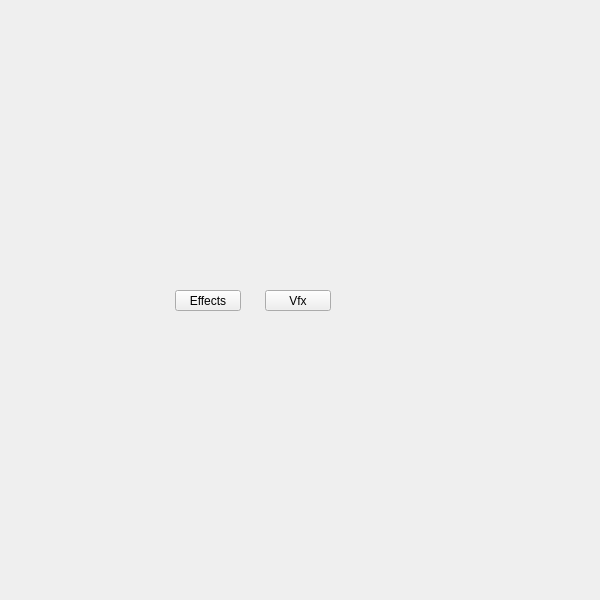
<?xml version="1.0" encoding="UTF-8"?>
<ui version="4.0">
 <class>QtUi</class>
 <widget class="QMainWindow" name="QtUi">
  <property name="enabled">
   <bool>true</bool>
  </property>
  <property name="geometry">
   <rect>
    <x>0</x>
    <y>0</y>
    <width>600</width>
    <height>600</height>
   </rect>
  </property>
  <property name="sizePolicy">
   <sizepolicy hsizetype="Ignored" vsizetype="Ignored">
    <horstretch>0</horstretch>
    <verstretch>0</verstretch>
   </sizepolicy>
  </property>
  <property name="minimumSize">
   <size>
    <width>0</width>
    <height>0</height>
   </size>
  </property>
  <property name="maximumSize">
   <size>
    <width>600</width>
    <height>600</height>
   </size>
  </property>
  <property name="cursor">
   <cursorShape>ArrowCursor</cursorShape>
  </property>
  <property name="whatsThis">
   <string>main</string>
  </property>
  <property name="toolButtonStyle">
   <enum>Qt::ToolButtonIconOnly</enum>
  </property>
  <property name="tabShape">
   <enum>QTabWidget::Triangular</enum>
  </property>
  <property name="dockNestingEnabled">
   <bool>true</bool>
  </property>
  <property name="dockOptions">
   <set>QMainWindow::AllowNestedDocks|QMainWindow::AllowTabbedDocks|QMainWindow::AnimatedDocks|QMainWindow::ForceTabbedDocks</set>
  </property>
  <widget class="QWidget" name="widget">
   <property name="sizePolicy">
    <sizepolicy hsizetype="Ignored" vsizetype="Ignored">
     <horstretch>0</horstretch>
     <verstretch>0</verstretch>
    </sizepolicy>
   </property>
   <widget class="QPushButton" name="i024">
    <property name="geometry">
     <rect>
      <x>265</x>
      <y>290</y>
      <width>66</width>
      <height>21</height>
     </rect>
    </property>
    <property name="minimumSize">
     <size>
      <width>0</width>
      <height>21</height>
     </size>
    </property>
    <property name="maximumSize">
     <size>
      <width>16777215</width>
      <height>21</height>
     </size>
    </property>
    <property name="whatsThis">
     <string>vfx</string>
    </property>
    <property name="text">
     <string>Vfx</string>
    </property>
   </widget>
   <widget class="QPushButton" name="i027">
    <property name="geometry">
     <rect>
      <x>175</x>
      <y>290</y>
      <width>66</width>
      <height>21</height>
     </rect>
    </property>
    <property name="minimumSize">
     <size>
      <width>0</width>
      <height>21</height>
     </size>
    </property>
    <property name="maximumSize">
     <size>
      <width>999</width>
      <height>21</height>
     </size>
    </property>
    <property name="whatsThis">
     <string>effects</string>
    </property>
    <property name="text">
     <string>Effects</string>
    </property>
   </widget>
  </widget>
 </widget>
 <resources/>
 <connections/>
 <designerdata>
  <property name="gridDeltaX">
   <number>5</number>
  </property>
  <property name="gridDeltaY">
   <number>10</number>
  </property>
  <property name="gridSnapX">
   <bool>true</bool>
  </property>
  <property name="gridSnapY">
   <bool>true</bool>
  </property>
  <property name="gridVisible">
   <bool>true</bool>
  </property>
 </designerdata>
</ui>
